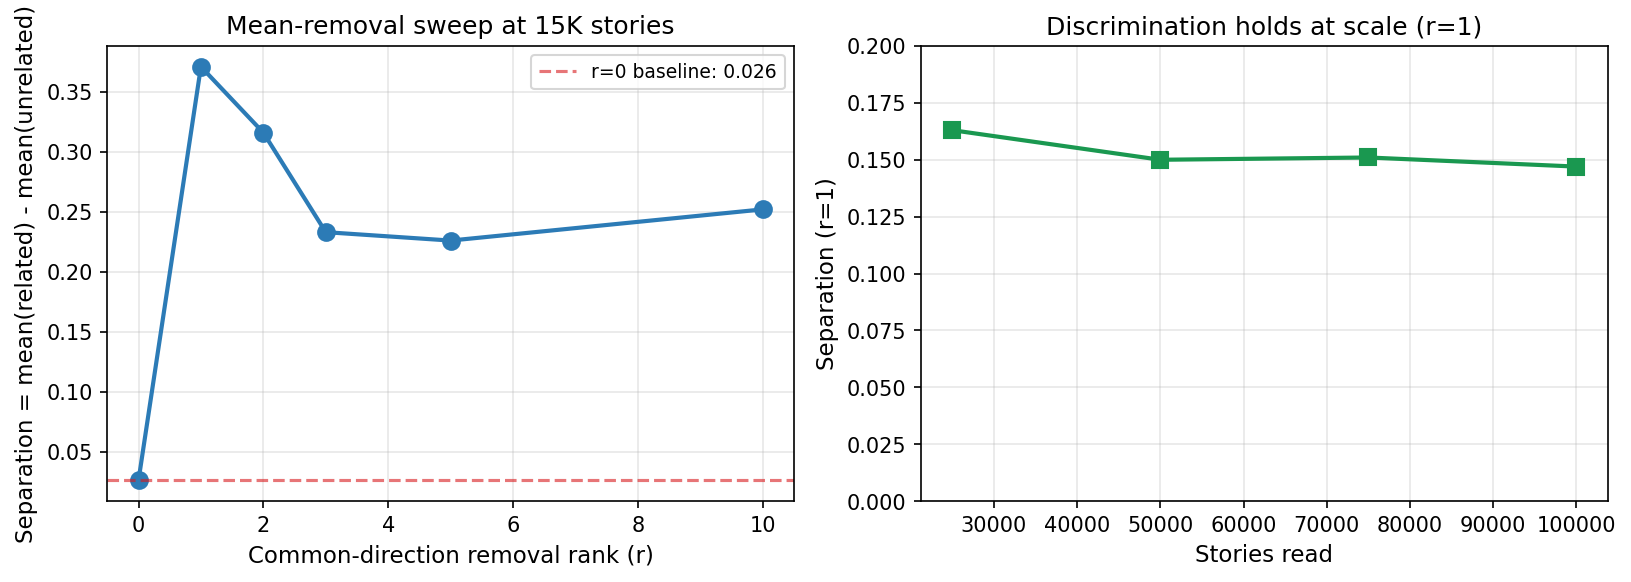

Here is the Python script that generated this plot:
"""
Figure 3: Mean-removal sharpens discrimination (Pack 115 + 125).

Aggregate separation (mean_related - mean_unrelated) under different r values
(common-direction removal rank). r=0 baseline vs r=1 sharpened; persistent
across scale.
"""
import matplotlib
matplotlib.use('Agg')
import matplotlib.pyplot as plt

# Pack 115 (15K stories, dual substrate RAW vs IDF):
# r-sweep on RAW substrate
r_values = [0, 1, 2, 3, 5, 10]
raw_sep  = [0.026, 0.371, 0.316, 0.233, 0.226, 0.252]

# Pack 125 (100K stories, single substrate, r=1 only at checkpoints):
ck_stories = [25_000, 50_000, 75_000, 100_000]
ck_sep_r1  = [0.163, 0.150, 0.151, 0.147]

fig, (ax1, ax2) = plt.subplots(1, 2, figsize=(11, 4))

# left: r-sweep at 15K
ax1.plot(r_values, raw_sep, 'o-', color='#2c7bb6', linewidth=2, markersize=8)
ax1.axhline(y=raw_sep[0], color='#d7191c', linestyle='--', alpha=0.6,
            label=f'r=0 baseline: {raw_sep[0]:.3f}')
ax1.set_xlabel('Common-direction removal rank (r)', fontsize=11)
ax1.set_ylabel('Separation = mean(related) - mean(unrelated)', fontsize=11)
ax1.set_title('Mean-removal sweep at 15K stories', fontsize=12)
ax1.grid(True, alpha=0.3)
ax1.legend(fontsize=9)

# right: sep vs scale
ax2.plot(ck_stories, ck_sep_r1, 's-', color='#1a9850', linewidth=2, markersize=8)
ax2.set_xlabel('Stories read', fontsize=11)
ax2.set_ylabel('Separation (r=1)', fontsize=11)
ax2.set_title('Discrimination holds at scale (r=1)', fontsize=12)
ax2.grid(True, alpha=0.3)
ax2.set_ylim(0, 0.20)

plt.tight_layout()
plt.savefig('fig3_separation.pdf', bbox_inches='tight')
plt.savefig('fig3_separation.png', bbox_inches='tight', dpi=150)
print('saved fig3_separation.pdf / .png')
